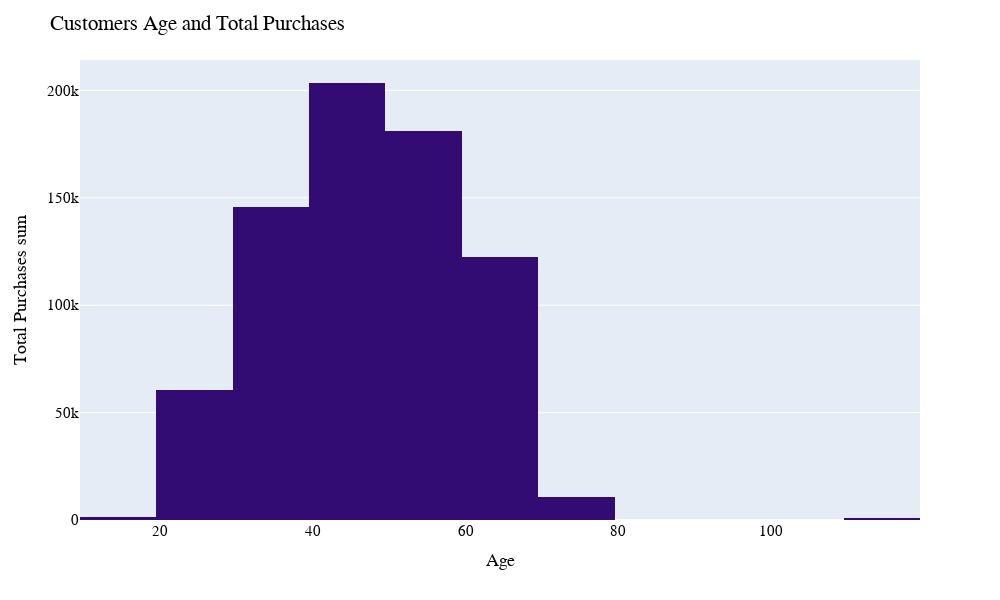

The notebook cell saved with this chart:
### Markdown cell above
### #3: Graph3 - Plot a Bar Graph using Age and Total Purchases

### Code cell
fig = px.histogram(data_frame=customers, x='Age', y='Total_purchases_sum',height=600, width=1000,nbins =10,
                  color_discrete_sequence=['#330C73'])

fig.update_layout(title_text='Customers Age and Total Purchases', 
                    xaxis_title='Age',
                    yaxis_title='Total Purchases sum',
                 font=dict(
        family="Courier New, monospace",
        size=15,
        color="black")
)

fig.show()

### Figure 1 — Plotly figure (JSON) as saved in the notebook; plotly's stock layout.template omitted (floating-point values rounded to 4 significant figures; data arrays with more than 128 entries replaced by an {"elided": "..."} marker saying what was removed)
{"data": [{"alignmentgroup": "True", "bingroup": "x", "histfunc": "sum", "hovertemplate": "Age=%{x}<br>sum of Total_purchases_sum=%{y}<extra></extra>", "legendgroup": "", "marker": {"color": "#330C73", "pattern": {"shape": ""}}, "name": "", "nbinsx": 10, "offsetgroup": "", "orientation": "v", "showlegend": false, "type": "histogram", "x": {"elided": "1654 int values"}, "xaxis": "x", "y": {"elided": "1654 int values"}, "yaxis": "y"}], "layout": {"barmode": "relative", "font": {"color": "black", "family": "Courier New, monospace", "size": 15}, "height": 600, "legend": {"tracegroupgap": 0}, "margin": {"t": 60}, "title": {"text": "Customers Age and Total Purchases"}, "width": 1000, "xaxis": {"anchor": "y", "domain": [0, 1], "title": {"text": "Age"}}, "yaxis": {"anchor": "x", "domain": [0, 1], "title": {"text": "Total Purchases sum"}}}}
